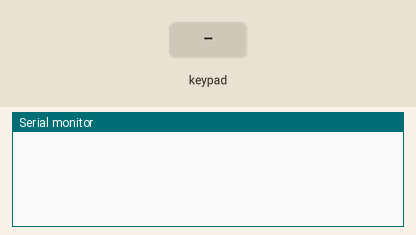
Simulated run of this sketch. Board: Arduino Uno, built with avr-gcc and run on an emulated ATmega328P. Parts: the last lines printed to the serial monitor. The test bench sets the inputs (shaded band).

Above: at 1.2 s.
1.3 s: key '4' pressed
At 1.7 s:
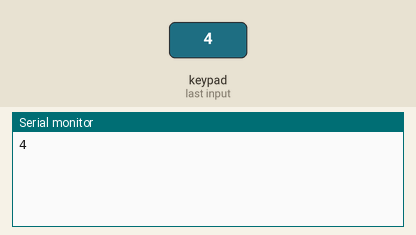
2.8 s: keypad keys 5 4 3 2 # pressed 0.4 s apart
At 5.2 s:
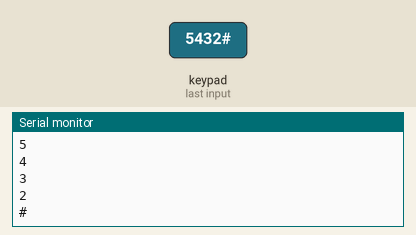
6.3 s: key 'D' pressed
At 7.0 s:
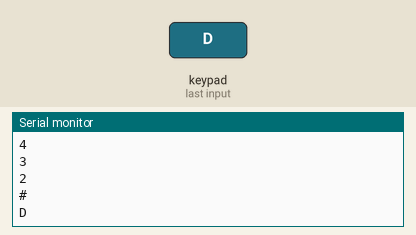
7.8 s: keypad keys 5 4 3 2 * pressed 0.4 s apart
At 10.4 s:
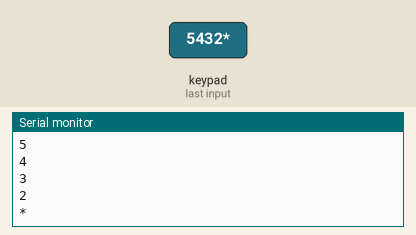
11.3 s: key 'C' pressed
At 11.8 s:
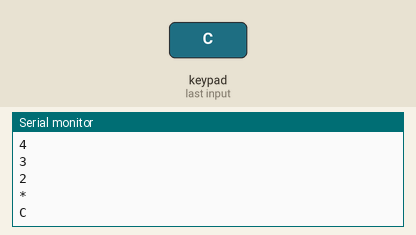
12.8 s: keypad keys 5 4 3 2 A pressed 0.4 s apart
At 15.5 s:
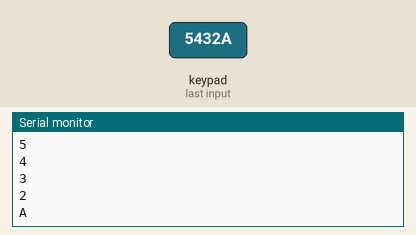
Timing chart, 0 to 17.0 s (numbered marks = the images above; inputs shaded):
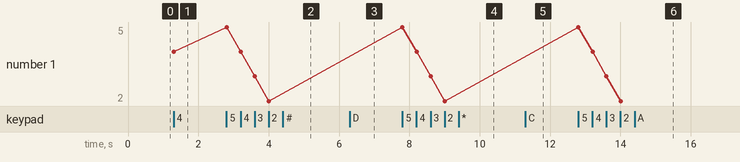

The sketch:

arduino.ino
```cpp
#include <Keypad.h>

const byte numRows = 4; //number of rows on the keypad
const byte numCols = 4; //number of columns on the keypad

//keymap defines the key pressed according to the row and columns just as appears on the keypad
char keymap[numRows][numCols]=
{
  {'4', '8', '#', 'D'},
  {'3', '7', '*', 'C'},
  {'2', '6', '0', 'B'},
  {'1', '5', '9', 'A'}
};

//Code that shows the the keypad connections to the arduino terminals
byte colPins[numRows] = {5,4,3,2}; //Rows 0 to 3
byte rowPins[numCols]= {8,9,10,11};  //Columns 0 to 3

//initializes an instance of the Keypad class
Keypad myKeypad= Keypad(makeKeymap(keymap), rowPins, colPins, numRows, numCols);

void setup()
{
  Serial.begin(9600);
}

void loop()
{
  char keypressed = myKeypad.getKey();

  // Imprimir la tecla presionada
  if (keypressed != NO_KEY)
  {
    Serial.println(keypressed);
  }
}
```

Measured:
- after the input at 1.3 s, the serial monitor: prints a new line at once (image 1)
- after the input at 2.8 s, the serial monitor: prints a new line at once (image 2)
- after the input at 6.3 s, the serial monitor: prints a new line at once (image 3)
- after the input at 7.8 s, the serial monitor: prints a new line at once (image 4)
- after the input at 11.3 s, the serial monitor: prints a new line at once (image 5)
- after the input at 12.8 s, the serial monitor: prints a new line at once (image 6)
- plotted number 1: 4 → 2 after the input at 2.8 s
